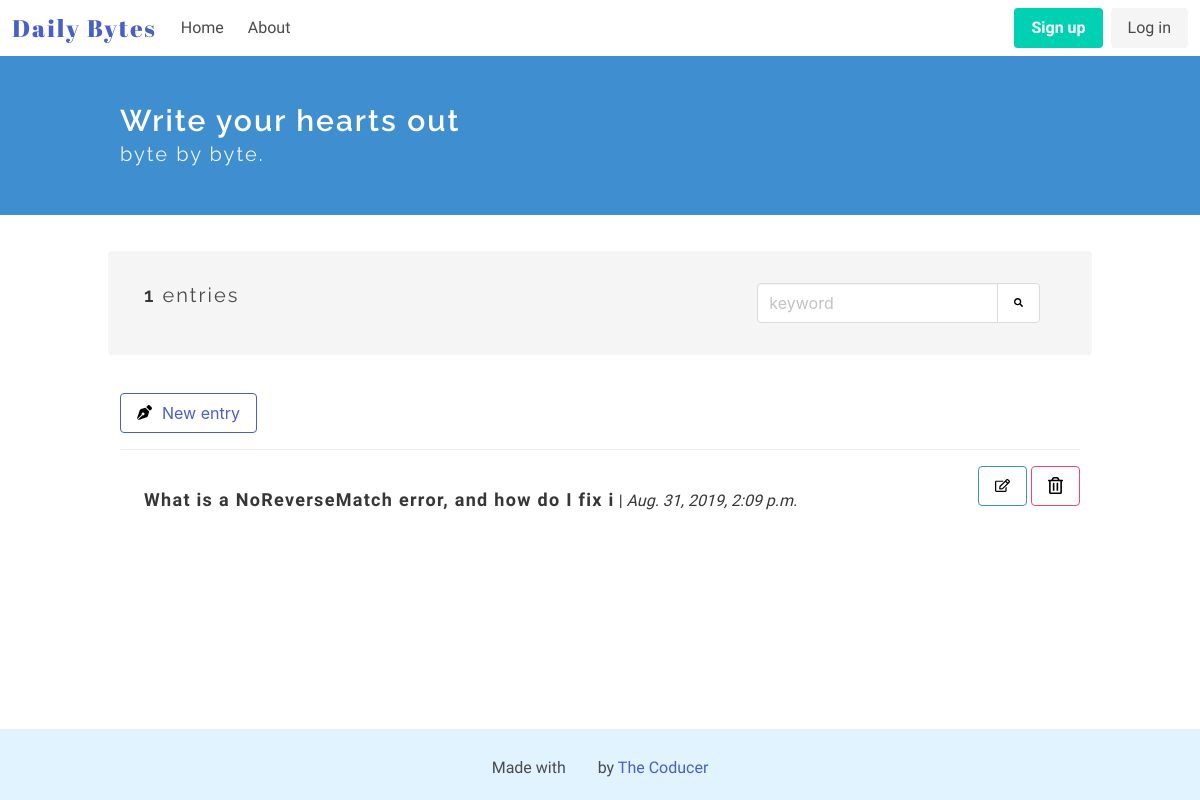
The app's page /, older data.
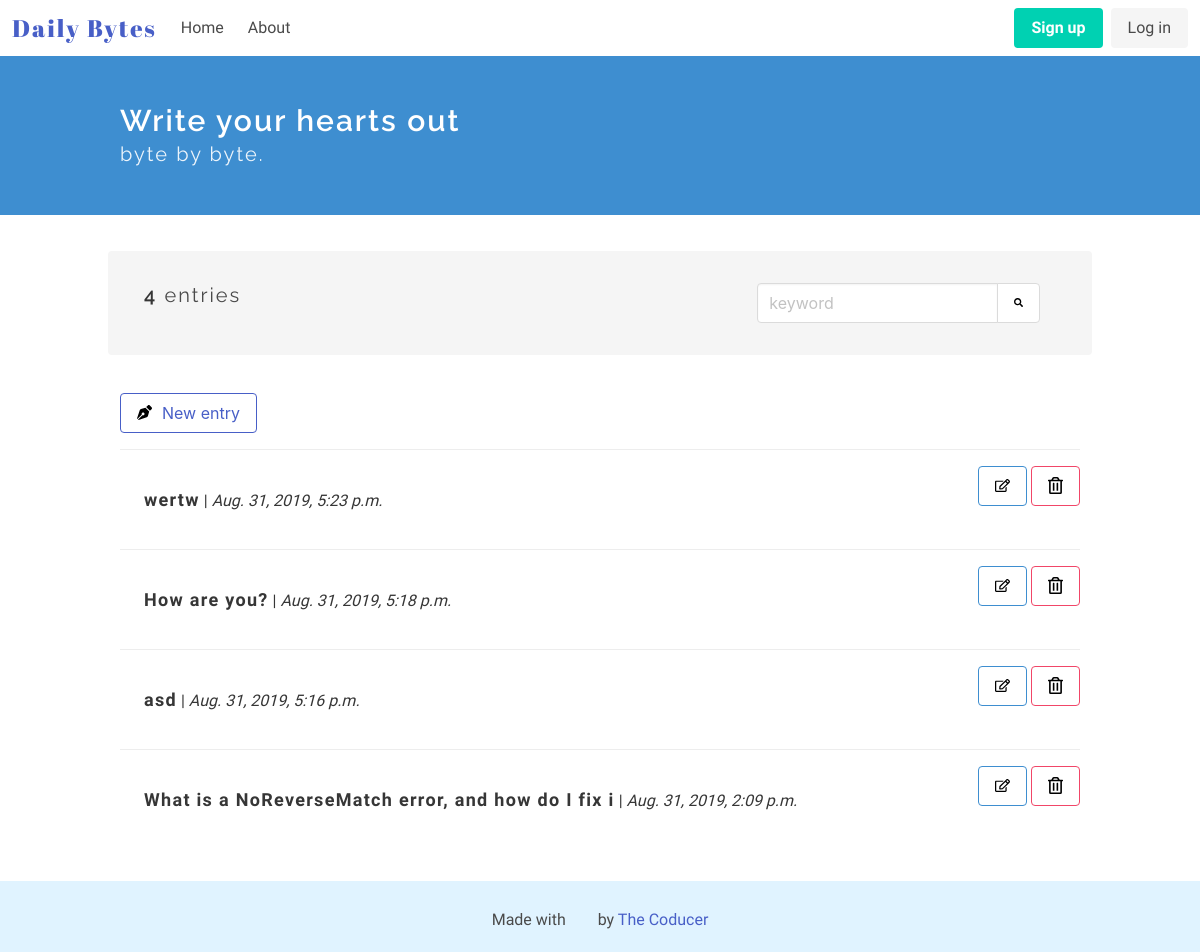
The same page, newer data.
### diary_app/models.py (models this page shows, shortened)
class Entry(models.Model):
    title = models.CharField(max_length=50, default='', verbose_name="")
    text = RichTextUploadingField(verbose_name="")
    date_posted = models.DateTimeField(auto_now_add = True)
    class Meta:
        verbose_name_plural = 'entries'

### diary_app/views.py (the view)
# urls.py: path('', views.index, name = 'home'),
def index(request):
    entries = Entry.objects.order_by('-date_posted') # to set a definite order
    count_entries = Entry.objects.all().count()
    context = {'entries': entries, 'count_entries': count_entries}
    return render(request, 'diary_app/index.html', context)

### diary_app/templates/diary_app/index.html (shortened to what this page needs)
<!DOCTYPE html>
<html lang="en">
<head>
</head>
<body>
    {% extends "./base.html" %}
    {% block content %}
    {% load static %}
    <section class="hero is-info">
        <div class="hero-body">
        <div class="container">
            <h1 class="title">
                Write your hearts out
            </h1>
            <h2 class="subtitle">
                byte by byte.
            </h2>
        </div>
        </div>
    </section>
    <section class="section">
        <div class="container">
            <div class="container my-top-bar">
            <div class="columns notification">
                <div class="column is-two-thirds">
                    <p class="subtitle is-5">
                        {% if count_entries < 1 %}
                            You don't have any entries
                        {% else %}
                            <strong>{{ count_entries }}</strong> entries
                        {% endif %}
                    </p>
                </div>
                <div class="column">
                <div class="field has-addons">
                    <p class="control">
                        <input class="input" type="text" placeholder="keyword">
                    </p>
                    <p class="control">
                        <button class="button">
                            <img class="search-icon" src="{% static '/images/search.svg' %}" alt="Add new byte" width=15px height=15px>
                        </button>
                    </p>
                    </div>
                    </div>
                </div>
                </div>
        <article class="media">
            <div class="media-content">
                <div class="content">
                    <a class="button is-link is-outlined" href="{% url 'add' %}"><img src="{% static '/images/pen.svg' %}" alt="Add new byte" width=15px height=15px style="margin-right: 10px;">New entry</a>
                </div>
            </div>
        </article>
        {% for entry in entries %}
        <article class="media">
                <div class="media-content">
                    <a href="/entry/{{entry.id}}">
                    <div class="content notification readmore-div">
                        <p>
                            <strong class="entry-title">{{ entry.title }}</strong> | <i>{{ entry.date_posted }}</i>
                        </p>
                    </div>
                    </a>
                </div>
                <div class="media-right">
                        <a class="button is-info is-outlined" href="/edit/{{entry.id}}"><img src="{% static '/images/edit.svg' %}" alt="Edit" width=15px height=15px></a>
                        <a class="button is-danger is-outlined" href="/confirmdelete/{{entry.id}}"><img src="{% static '/images/delete.svg' %}" alt="Delete" width=15px height=15px color: red;></a>
                </div>
            </article>
        {% endfor %}
    </div>
    </section>
    {% endblock %}

Row changes from the older to the newer data that the page shows:
added Entry: title "wertw", date_posted "Aug. 31, 2019, 5:23 p.m."
added Entry: title "How are you?", date_posted "Aug. 31, 2019, 5:18 p.m."
added Entry: title "asd", date_posted "Aug. 31, 2019, 5:16 p.m."
Text that changed along with them:
{{ count_entries }}: "1" → "4"
